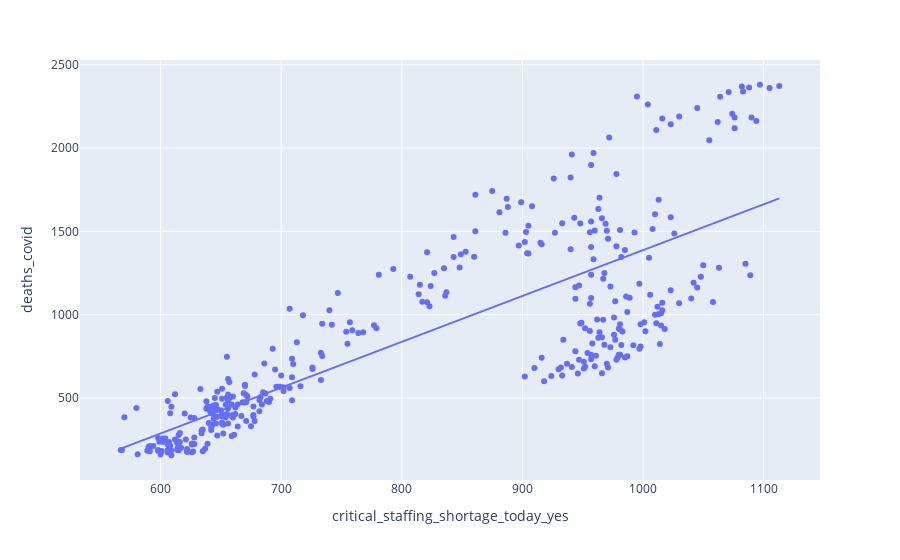

The notebook cell saved with this chart:
### Code cell
fig.show()

### Figure 1 — Plotly figure (JSON) as saved in the notebook; plotly's stock layout.template omitted (floating-point values rounded to 4 significant figures; data arrays with more than 128 entries replaced by an {"elided": "..."} marker saying what was removed)
{"data": [{"hovertemplate": "critical_staffing_shortage_today_yes=%{x}<br>deaths_covid=%{y}<extra></extra>", "legendgroup": "", "marker": {"color": "#636efa", "symbol": "circle"}, "mode": "markers", "name": "", "orientation": "v", "showlegend": false, "type": "scatter", "x": {"elided": "365 int values"}, "xaxis": "x", "y": {"elided": "365 int values"}, "yaxis": "y"}, {"hovertemplate": "<b>OLS trendline</b><br>deaths_covid = 2.74981 * critical_staffing_shortage_today_yes + -1363<br>R<sup>2</sup>=0.642220<br><br>critical_staffing_shortage_today_yes=%{x}<br>deaths_covid=%{y} <b>(trend)</b><extra></extra>", "legendgroup": "", "marker": {"color": "#636efa", "symbol": "circle"}, "mode": "lines", "name": "", "showlegend": false, "type": "scatter", "x": {"elided": "365 int values"}, "xaxis": "x", "y": {"elided": "365 float values"}, "yaxis": "y"}], "layout": {"legend": {"tracegroupgap": 0}, "margin": {"t": 60}, "xaxis": {"anchor": "y", "domain": [0, 1], "title": {"text": "critical_staffing_shortage_today_yes"}}, "yaxis": {"anchor": "x", "domain": [0, 1], "title": {"text": "deaths_covid"}}}}
